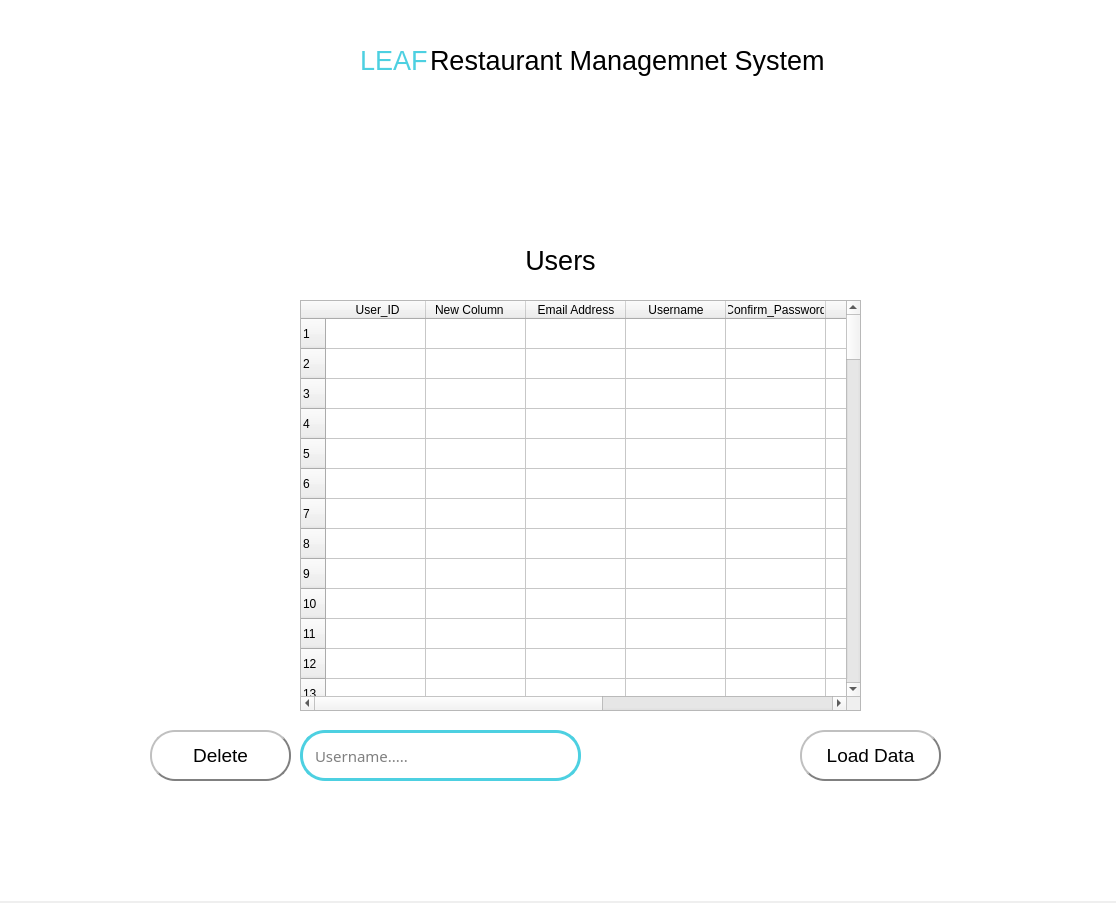
<?xml version="1.0" encoding="UTF-8"?>
<ui version="4.0">
 <class>settings</class>
 <widget class="QMainWindow" name="settings">
  <property name="geometry">
   <rect>
    <x>0</x>
    <y>0</y>
    <width>1116</width>
    <height>903</height>
   </rect>
  </property>
  <property name="windowTitle">
   <string>MainWindow</string>
  </property>
  <widget class="QWidget" name="centralwidget">
   <widget class="QLabel" name="label">
    <property name="geometry">
     <rect>
      <x>0</x>
      <y>0</y>
      <width>1121</width>
      <height>901</height>
     </rect>
    </property>
    <property name="styleSheet">
     <string notr="true">background-color: rgb(255, 255, 255);</string>
    </property>
    <property name="lineWidth">
     <number>1</number>
    </property>
    <property name="text">
     <string/>
    </property>
    <property name="textFormat">
     <enum>Qt::PlainText</enum>
    </property>
   </widget>
   <widget class="QPushButton" name="delete_2">
    <property name="geometry">
     <rect>
      <x>150</x>
      <y>730</y>
      <width>141</width>
      <height>51</height>
     </rect>
    </property>
    <property name="font">
     <font>
      <pointsize>14</pointsize>
     </font>
    </property>
    <property name="styleSheet">
     <string notr="true">QPushButton{
background-color: white;
border-style:outset;
border-width: 2px;
border-color:gray;
border-radius: 25px;
}

QPushButton:hover{
background-color: #EEEEEE;
border-style:inset;
color: #0097A7;

}</string>
    </property>
    <property name="text">
     <string>Delete</string>
    </property>
   </widget>
   <widget class="QLabel" name="label_2">
    <property name="geometry">
     <rect>
      <x>0</x>
      <y>0</y>
      <width>201</width>
      <height>191</height>
     </rect>
    </property>
    <property name="text">
     <string/>
    </property>
    <property name="pixmap">
     <pixmap>../images/top-left.png</pixmap>
    </property>
    <property name="scaledContents">
     <bool>true</bool>
    </property>
   </widget>
   <widget class="QLabel" name="label_3">
    <property name="geometry">
     <rect>
      <x>910</x>
      <y>710</y>
      <width>201</width>
      <height>191</height>
     </rect>
    </property>
    <property name="text">
     <string/>
    </property>
    <property name="pixmap">
     <pixmap>../images/corner.png</pixmap>
    </property>
    <property name="scaledContents">
     <bool>true</bool>
    </property>
   </widget>
   <widget class="QPushButton" name="pushButton_3">
    <property name="geometry">
     <rect>
      <x>800</x>
      <y>730</y>
      <width>141</width>
      <height>51</height>
     </rect>
    </property>
    <property name="font">
     <font>
      <pointsize>14</pointsize>
     </font>
    </property>
    <property name="styleSheet">
     <string notr="true">QPushButton{
background-color: white;
border-style:outset;
border-width: 2px;
border-color:gray;
border-radius: 25px;
}

QPushButton:hover{
background-color: #EEEEEE;
border-style:inset;
color: #0097A7;

}</string>
    </property>
    <property name="text">
     <string>Load Data</string>
    </property>
   </widget>
   <widget class="QTableWidget" name="tableWidget">
    <property name="geometry">
     <rect>
      <x>300</x>
      <y>300</y>
      <width>561</width>
      <height>411</height>
     </rect>
    </property>
    <property name="lineWidth">
     <number>1</number>
    </property>
    <property name="sizeAdjustPolicy">
     <enum>QAbstractScrollArea::AdjustToContents</enum>
    </property>
    <property name="rowCount">
     <number>100</number>
    </property>
    <property name="columnCount">
     <number>9</number>
    </property>
    <row/>
    <row/>
    <row/>
    <row/>
    <row/>
    <row/>
    <row/>
    <row/>
    <row/>
    <row/>
    <row/>
    <row/>
    <row/>
    <row/>
    <row/>
    <row/>
    <row/>
    <row/>
    <row/>
    <row/>
    <row/>
    <row/>
    <row/>
    <row/>
    <row/>
    <row/>
    <row/>
    <row/>
    <row/>
    <row/>
    <row/>
    <row/>
    <row/>
    <row/>
    <row/>
    <row/>
    <row/>
    <row/>
    <row/>
    <row/>
    <row/>
    <row/>
    <row/>
    <row/>
    <row/>
    <row/>
    <row/>
    <row/>
    <row/>
    <row/>
    <row/>
    <row/>
    <row/>
    <row/>
    <row/>
    <row/>
    <row/>
    <row/>
    <row/>
    <row/>
    <row/>
    <row/>
    <row/>
    <row/>
    <row/>
    <row/>
    <row/>
    <row/>
    <row/>
    <row/>
    <row/>
    <row/>
    <row/>
    <row/>
    <row/>
    <row/>
    <row/>
    <row/>
    <row/>
    <row/>
    <row/>
    <row/>
    <row/>
    <row/>
    <row/>
    <row/>
    <row/>
    <row/>
    <row/>
    <row/>
    <row/>
    <row/>
    <row/>
    <row/>
    <row/>
    <row/>
    <row/>
    <row/>
    <row/>
    <row/>
    <column>
     <property name="text">
      <string> User_ID</string>
     </property>
    </column>
    <column>
     <property name="text">
      <string>                               New Column                                   </string>
     </property>
    </column>
    <column>
     <property name="text">
      <string>Email Address</string>
     </property>
    </column>
    <column>
     <property name="text">
      <string>Username</string>
     </property>
    </column>
    <column>
     <property name="text">
      <string>Confirm_Password</string>
     </property>
    </column>
    <column/>
    <column/>
    <column/>
    <column/>
    <item row="0" column="5">
     <property name="text">
      <string extracomment="Id "/>
     </property>
     <property name="foreground">
      <brush brushstyle="Dense4Pattern">
       <color alpha="255">
        <red>0</red>
        <green>0</green>
        <blue>0</blue>
       </color>
      </brush>
     </property>
    </item>
   </widget>
   <widget class="QPushButton" name="signout">
    <property name="geometry">
     <rect>
      <x>1050</x>
      <y>10</y>
      <width>51</width>
      <height>51</height>
     </rect>
    </property>
    <property name="font">
     <font>
      <pointsize>16</pointsize>
      <weight>50</weight>
      <bold>false</bold>
     </font>
    </property>
    <property name="styleSheet">
     <string notr="true">QPushButton{
background-color: white;
border-radius: 25px !important;
}

QPushButton:hover{
background-color: #EEEEEE;
border-style:inset;
color: #0097A7;

}</string>
    </property>
    <property name="text">
     <string/>
    </property>
    <property name="icon">
     <iconset>
      <normaloff>../images/sign_out_icon.jpg</normaloff>../images/sign_out_icon.jpg</iconset>
    </property>
    <property name="iconSize">
     <size>
      <width>40</width>
      <height>40</height>
     </size>
    </property>
   </widget>
   <widget class="QLabel" name="label_4">
    <property name="geometry">
     <rect>
      <x>500</x>
      <y>100</y>
      <width>131</width>
      <height>131</height>
     </rect>
    </property>
    <property name="text">
     <string/>
    </property>
    <property name="pixmap">
     <pixmap>../images/users.png</pixmap>
    </property>
    <property name="scaledContents">
     <bool>true</bool>
    </property>
   </widget>
   <widget class="QLabel" name="label_5">
    <property name="geometry">
     <rect>
      <x>360</x>
      <y>40</y>
      <width>101</width>
      <height>41</height>
     </rect>
    </property>
    <property name="font">
     <font>
      <pointsize>20</pointsize>
     </font>
    </property>
    <property name="styleSheet">
     <string notr="true">QLabel{
color: #4DD0E1;
}</string>
    </property>
    <property name="text">
     <string>LEAF </string>
    </property>
   </widget>
   <widget class="QLabel" name="label_6">
    <property name="geometry">
     <rect>
      <x>430</x>
      <y>40</y>
      <width>421</width>
      <height>41</height>
     </rect>
    </property>
    <property name="font">
     <font>
      <pointsize>20</pointsize>
     </font>
    </property>
    <property name="text">
     <string>Restaurant Managemnet System </string>
    </property>
   </widget>
   <widget class="QLabel" name="label_7">
    <property name="geometry">
     <rect>
      <x>510</x>
      <y>240</y>
      <width>101</width>
      <height>41</height>
     </rect>
    </property>
    <property name="font">
     <font>
      <pointsize>20</pointsize>
     </font>
    </property>
    <property name="text">
     <string>Users</string>
    </property>
    <property name="alignment">
     <set>Qt::AlignCenter</set>
    </property>
   </widget>
   <widget class="QLineEdit" name="uname">
    <property name="geometry">
     <rect>
      <x>300</x>
      <y>730</y>
      <width>281</width>
      <height>51</height>
     </rect>
    </property>
    <property name="font">
     <font>
      <family>red</family>
      <pointsize>-1</pointsize>
      <weight>50</weight>
      <italic>false</italic>
      <bold>false</bold>
     </font>
    </property>
    <property name="styleSheet">
     <string notr="true">QLineEdit{
border-radius : 25px;
border:3px solid #4DD0E1;
font: 15px red ;
padding-left: 10px;
}</string>
    </property>
    <property name="placeholderText">
     <string>Username.....</string>
    </property>
   </widget>
  </widget>
 </widget>
 <resources/>
 <connections/>
</ui>
